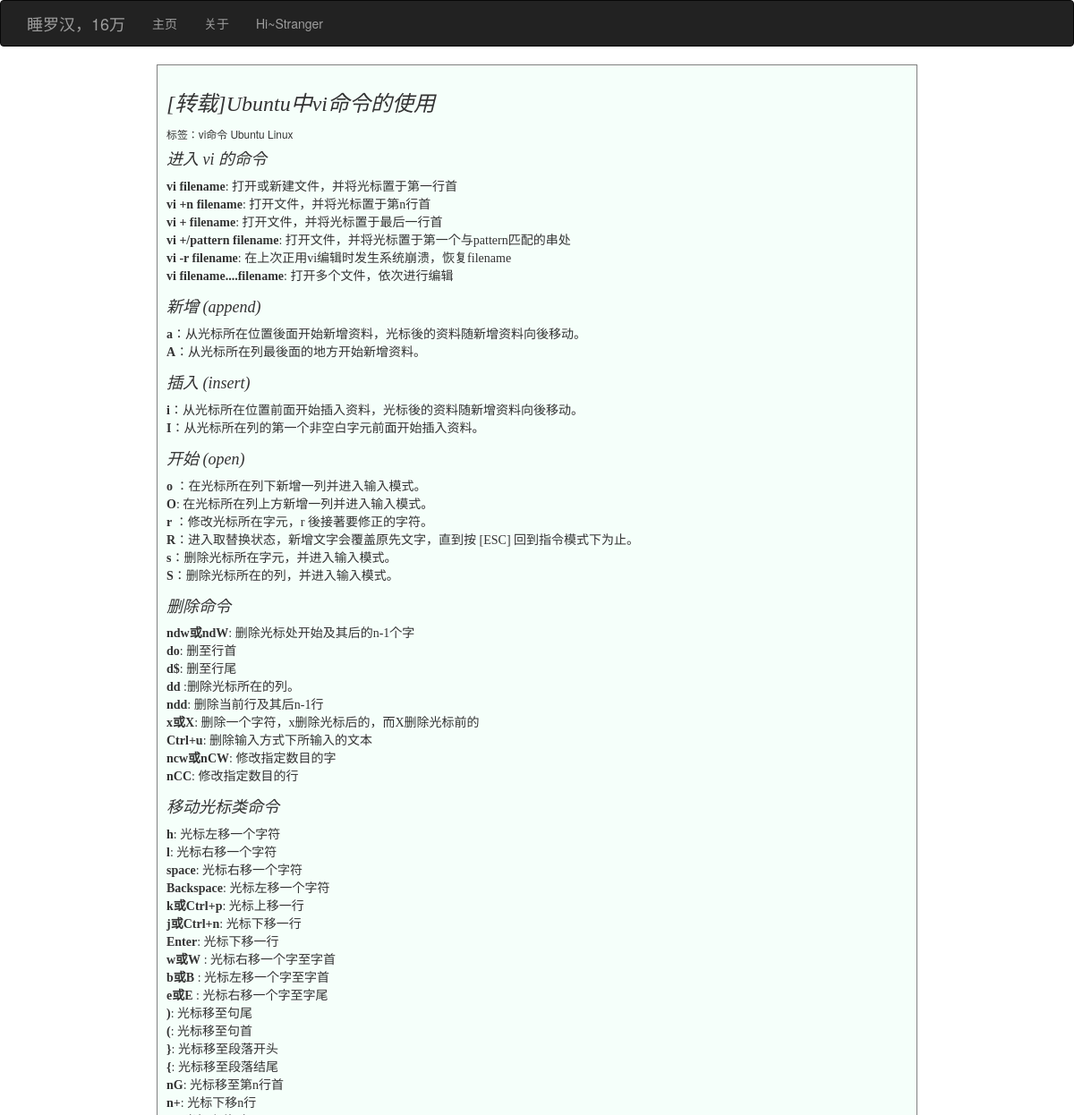
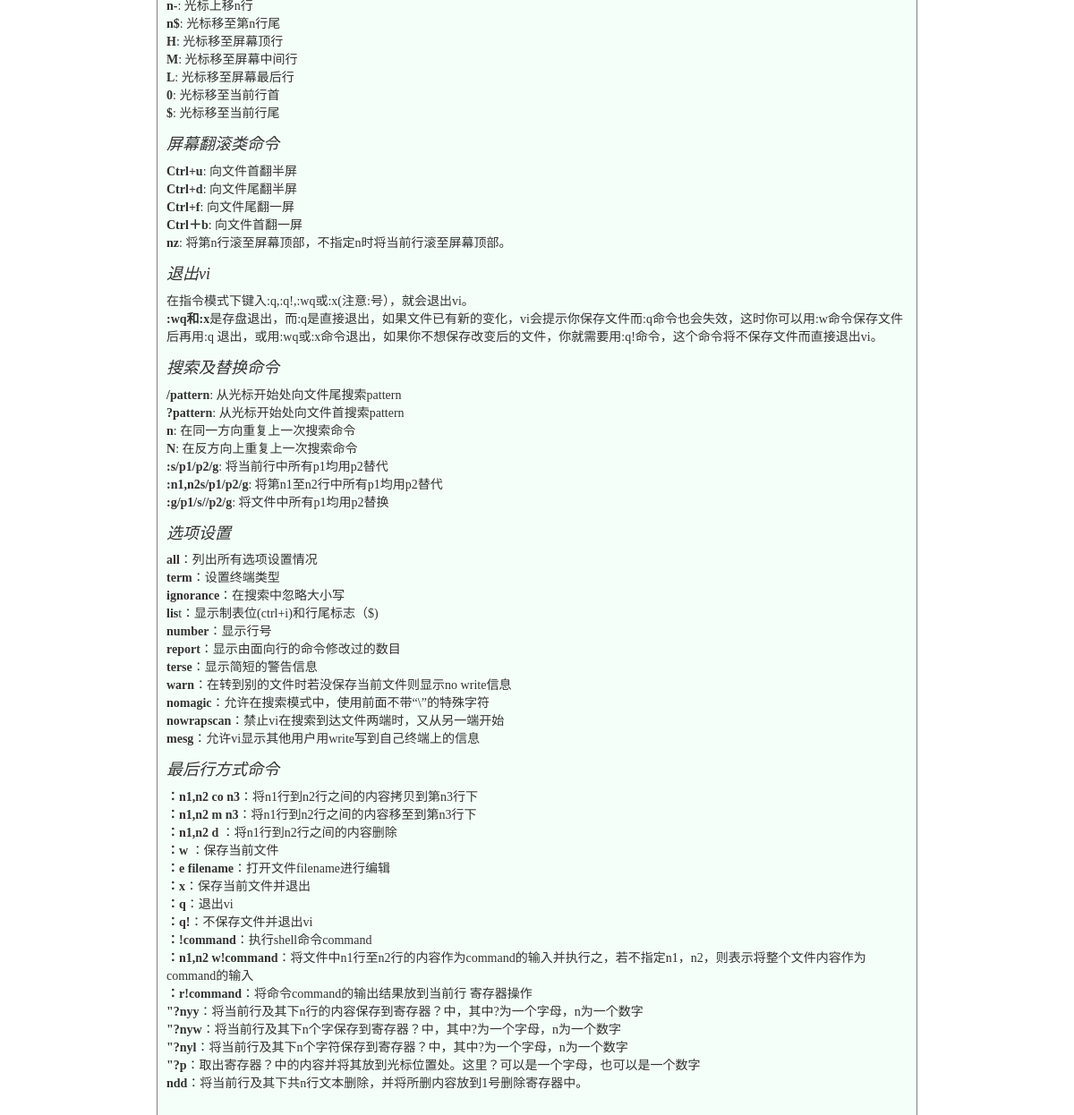
The page /5 on the database its author committed (2 pictures, top to bottom).
### models.py (models this page shows, shortened)
class Post(db.Model):
     __tablename__ = 'posts'
     id = db.Column(db.Integer, primary_key=True)
     title = db.Column(db.String(128), unique=True)
     article = db.Column(db.String)
     Tags1 = db.Column(db.String, index=True)
     Tags2 = db.Column(db.String, index=True)
     Tags3 = db.Column(db.String, index=True)
     create_time = db.Column(db.DateTime, unique=True)

### main.py (the view)
@app.route('/<int:id>')
def show(id):
    post = Post.query.get(int(id))
    return render_template("article.html", post=post)

### templates/article.html (shortened to what this page needs)
{% extends "basing.html" %}
{% block content %}
<head>
<link rel="stylesheet" type="text/css" href='{{url_for('static', filename='main.css')}}'/>
</head>
<div class="ex">
<div><h3>{{post.title}}</h3></div>
<small>标签：{{post.Tags1}}   {{post.Tags2}}   {{post.Tags3}}</small><br>
<div>{{post.article|safe}}</div>
</div>
{% endblock %}

### static/main.css (style rules this page uses)
p, pre, pre.prettyprint { margin: 0 0 15px; font-size: 14px; }
.ex { width:850px; padding:10px; border:1px solid gray; background: #F5FFFA; margin:10px auto; }
h1, h2, h3, h4, h5, h6 { font-style:italic; font-family: "GB2312"; }
p { font-family: "STFangsong" }

### rows shown on the page
Post: title "[转载]Ubuntu中vi命令的使用", Tags1 "vi命令", Tags2 "Ubuntu", Tags3 "Linux", article "进入 vi 的命令 vi filename : 打开或新建文件，并将光标置于第一行首 vi +n filename : 打开文件，并将光标置于第n行首 vi + filename : 打开文件，并将光标置于最后一行首 vi +/pattern filename : 打开文件，并将光标置于第一个与pattern匹配的串处 vi -r filename : 在上次正用vi编辑时发生系统崩溃，恢复filename vi filename....filename : 打开多个文件，依次进行编辑 新增 (append) a ：从光标所在位置後面开始新增资料，光标後的资料随新增资料向後移动。 A ：从光标所在列最後面的地方开始新增资料。 插入 (insert) i ：从光标所在位置前面开始插入资料，光标後的资料随新增资料向後移动。 I ：从光标所在列的第一个非空白字元前面开始插入资料。 开始 (open) o ：在光标所在列下新增一列并进入输入模式。 O : 在光标所在列上方新增一列并进入输入模式。 r ：修改光标所在字元，r 後接著要修正的字符。 R ：进入取替换状态，新增文字会覆盖原先文字，直到按 [ESC] 回到指令模式下为止。 s ：删除光标所在字元，并进入输入模式。 S ：删除光标所在的列，并进入输入模式。 删除命令 ndw或ndW : 删除光标处开始及其后的n-1个字 do : 删至行首 d$ : 删至行尾 dd :删除光标所在的列。 ndd : 删除当前行及其后n-1行 x或X : 删除一个字符，x删除光标后的，而X删除光标前的 Ctrl+u : 删除输入方式下所输入的文本…"
